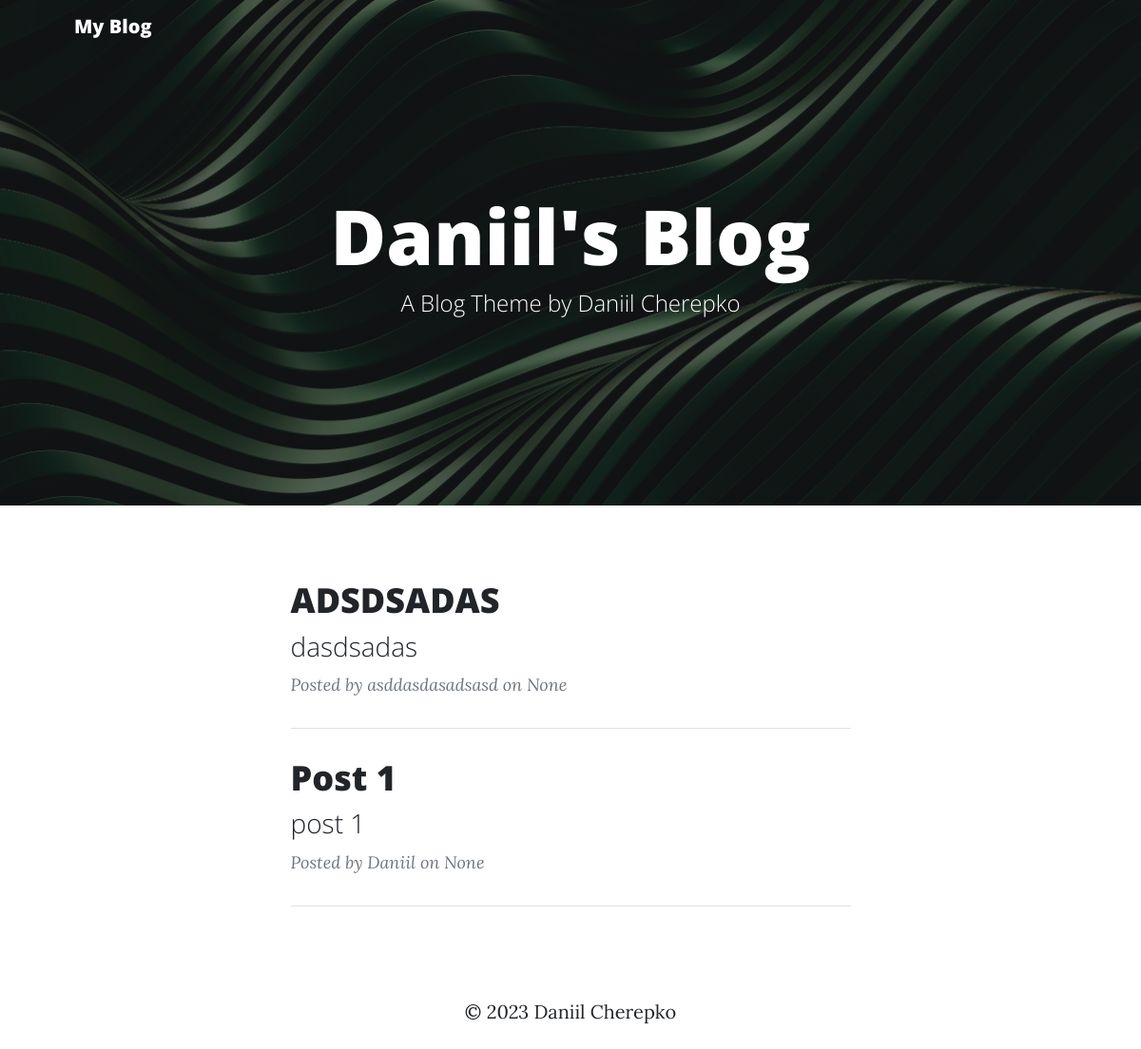
Before: / with the older database file.
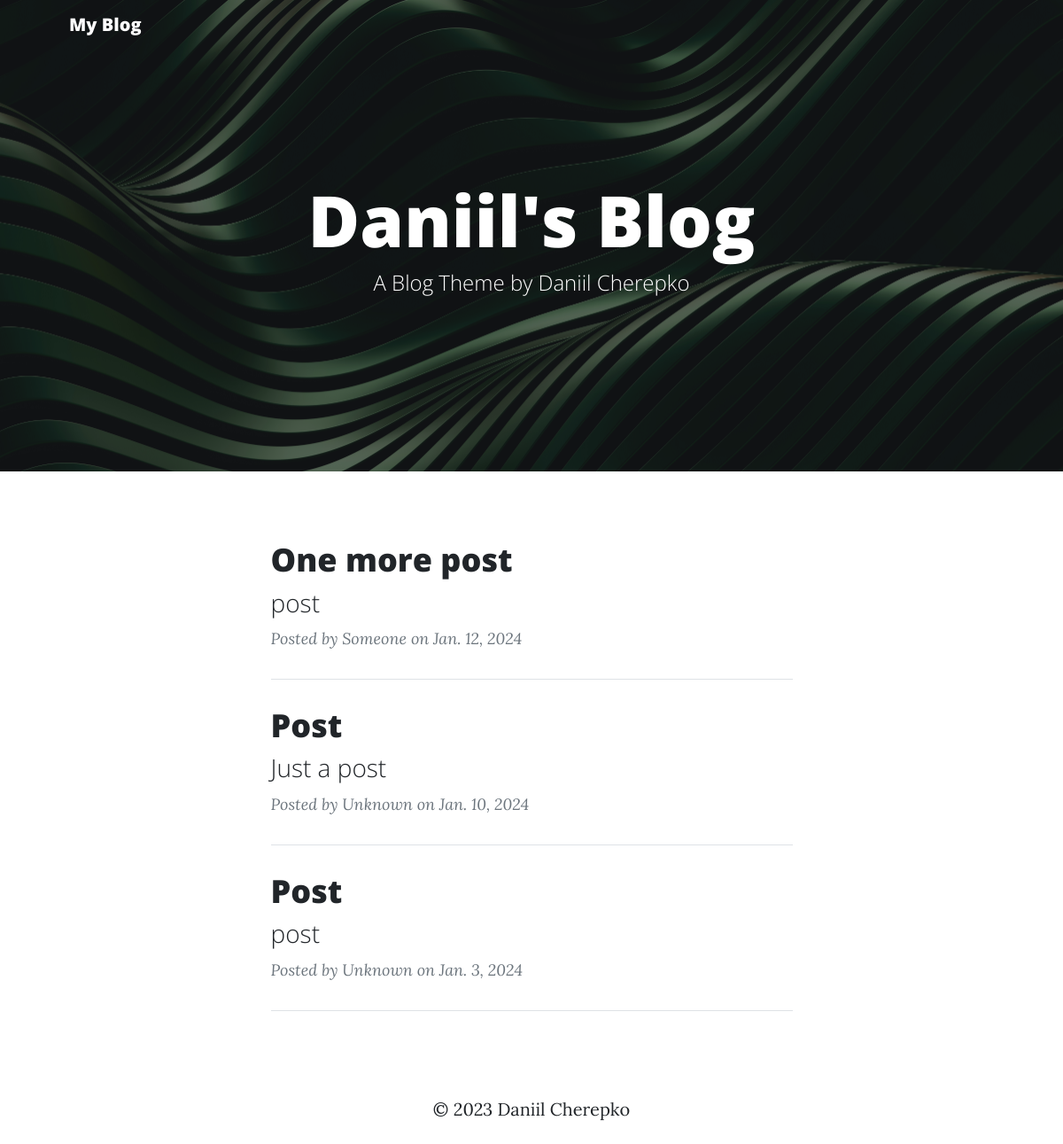
After: the same page with the newer database file.
### blog/models.py (models this page shows)
class Post(models.Model):
    id = models.AutoField(primary_key=True)
    title = models.CharField(max_length=100)
    subtitle = models.CharField(max_length=200)
    body = models.TextField()
    author = models.CharField(max_length=100)
    date = models.DateField()

### blog/views.py (the view)
# urls.py: path('', views.home, name='home'),
def home(request):
    posts = Post.objects.order_by('-date')
    return render(request, 'index.html', {'posts': posts})

### blog/templates/index.html (shortened to what this page needs)
        {% include "header.html" %}
        {% load static %}
        <header class="masthead" style="background-image: url('../static/assets/img/home-bg.jpg')">
            <div class="container position-relative px-4 px-lg-5">
                <div class="row gx-4 gx-lg-5 justify-content-center">
                    <div class="col-md-10 col-lg-8 col-xl-7">
                        <div class="site-heading">
                            <h1>Daniil's Blog</h1>
                            <span class="subheading">A Blog Theme by Daniil Cherepko</span>
                        </div>
                    </div>
                </div>
            </div>
        </header>
        <div class="container px-4 px-lg-5">
            <div class="row gx-4 gx-lg-5 justify-content-center">
                <div class="col-md-10 col-lg-8 col-xl-7">
                    {% for post in posts %}
                    <div class="post-preview">
                        <a href="{% url 'blog:read_post' post.id %}">
                            <h2 class="post-title">{{ post.title }}</h2>
                            <h3 class="post-subtitle">{{ post.subtitle }}</h3>
                        </a>
                        <p class="post-meta">
                            Posted by
                            <a>{{ post.author }}</a>
                            on {{ post.date }}
                        </p>
                    </div>
                    <hr class="my-4" />
                    {% endfor %}
                </div>
            </div>
        </div>
        {% include "footer.html" %}

### blog/templates/header.html (shortened to what this page needs)
{% load static %}
<!DOCTYPE html>
<html lang="en">
    <head>
        <link href="{% static 'css/styles.css' %}" rel="stylesheet" />
    </head>
    <body>
        <nav class="navbar navbar-expand-lg navbar-light" id="mainNav">
            <div class="container px-4 px-lg-5">
                <a class="navbar-brand" href="{% url 'blog:home' %}">My Blog</a>
            </div>
        </nav>

### blog/templates/footer.html (shortened to what this page needs)
{% load static %}
<div class="container">
    <footer class="py-3 my-4">
      <p class="text-center text-body-secondary">© 2023 Daniil Cherepko</p>
    </footer>
  </div>

Changed rows visible on the page:
removed Post: title "ADSDSADAS", subtitle "dasdsadas", author "asddasdasadsasd", date "None"
removed Post: title "Post 1", subtitle "post 1", author "Daniil", date "None"
added Post: title "One more post", subtitle "post", author "Someone", date "Jan. 12, 2024"
added Post: title "Post", subtitle "Just a post", author "Unknown", date "Jan. 10, 2024"
added Post: title "Post", subtitle "post", author "Unknown", date "Jan. 3, 2024"
